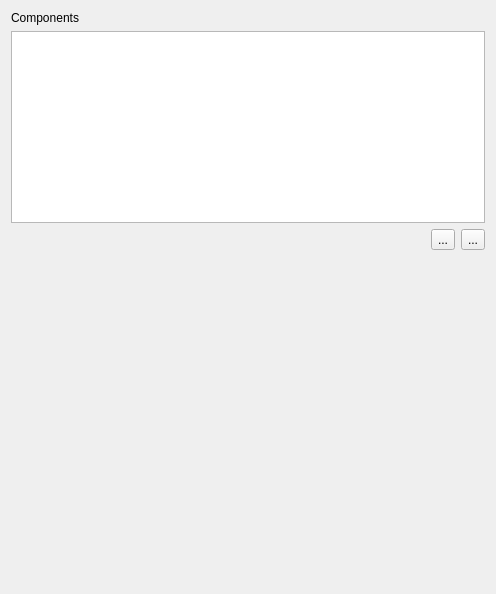
<?xml version="1.0" encoding="UTF-8"?>
<ui version="4.0">
 <class>entity_widget</class>
 <widget class="QWidget" name="entity_widget">
  <property name="geometry">
   <rect>
    <x>0</x>
    <y>0</y>
    <width>496</width>
    <height>594</height>
   </rect>
  </property>
  <property name="windowTitle">
   <string>Form</string>
  </property>
  <layout class="QVBoxLayout" name="verticalLayout">
   <item>
    <layout class="QGridLayout" name="gridLayout">
     <item row="1" column="0">
      <widget class="QListWidget" name="lw_comps">
       <property name="sizePolicy">
        <sizepolicy hsizetype="Minimum" vsizetype="Maximum">
         <horstretch>0</horstretch>
         <verstretch>0</verstretch>
        </sizepolicy>
       </property>
       <property name="minimumSize">
        <size>
         <width>0</width>
         <height>0</height>
        </size>
       </property>
      </widget>
     </item>
     <item row="0" column="0">
      <widget class="QLabel" name="label">
       <property name="maximumSize">
        <size>
         <width>16777215</width>
         <height>17</height>
        </size>
       </property>
       <property name="text">
        <string>Components</string>
       </property>
      </widget>
     </item>
     <item row="2" column="0">
      <layout class="QHBoxLayout" name="horizontalLayout_2">
       <item>
        <spacer name="horizontalSpacer_3">
         <property name="orientation">
          <enum>Qt::Horizontal</enum>
         </property>
         <property name="sizeHint" stdset="0">
          <size>
           <width>40</width>
           <height>20</height>
          </size>
         </property>
        </spacer>
       </item>
       <item>
        <widget class="QToolButton" name="tb_del_comp">
         <property name="text">
          <string>...</string>
         </property>
         <property name="icon">
          <iconset resource="../toolkit.qrc">
           <normaloff>:/VecTB/icons/toolbars/Delete.png</normaloff>
           <disabledoff>:/VecTB/icons/toolbars/Delete_Disabled.png</disabledoff>:/VecTB/icons/toolbars/Delete.png</iconset>
         </property>
        </widget>
       </item>
       <item>
        <widget class="QToolButton" name="tb_add_comp">
         <property name="text">
          <string>...</string>
         </property>
         <property name="icon">
          <iconset resource="../toolkit.qrc">
           <normaloff>:/VecTB/icons/toolbars/New_Map.png</normaloff>
           <disabledoff>:/VecTB/icons/toolbars/New_Map_Disabled.png</disabledoff>:/VecTB/icons/toolbars/New_Map.png</iconset>
         </property>
        </widget>
       </item>
      </layout>
     </item>
    </layout>
   </item>
   <item>
    <widget class="QScrollArea" name="sa_data">
     <property name="frameShape">
      <enum>QFrame::NoFrame</enum>
     </property>
     <property name="lineWidth">
      <number>0</number>
     </property>
     <property name="widgetResizable">
      <bool>true</bool>
     </property>
     <widget class="QWidget" name="scrollAreaWidgetContents">
      <property name="geometry">
       <rect>
        <x>0</x>
        <y>0</y>
        <width>478</width>
        <height>322</height>
       </rect>
      </property>
     </widget>
    </widget>
   </item>
  </layout>
 </widget>
 <resources>
  <include location="../toolkit.qrc"/>
 </resources>
 <connections/>
</ui>
